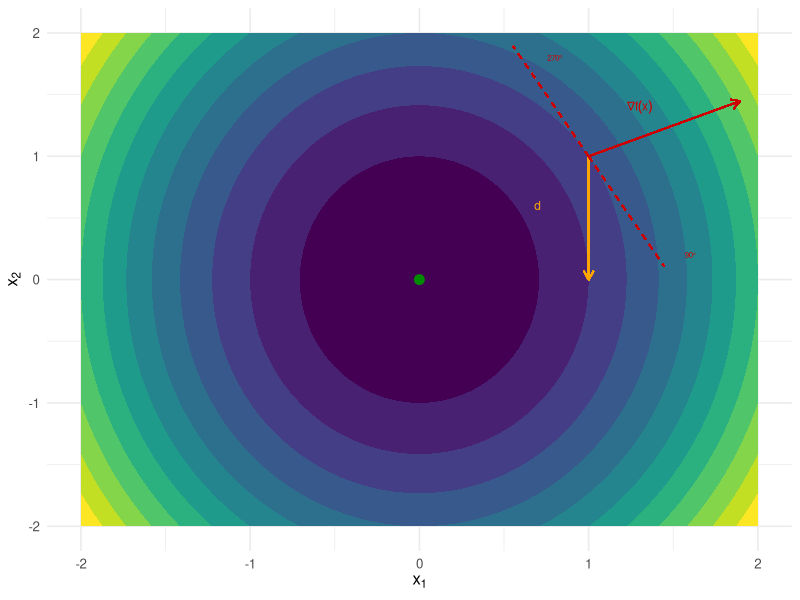

This chart was generated by the following R code:
# Used in: 01-gd.tex
#
# Visualizes a descent direction, the gradient, and the orthogonal contour direction
# on a two-dimensional quadratic objective.

set.seed(1L)

library(ggplot2)
library(grid)

quadratic_fun = function(x1, x2) {
  2 * x1^2 + x2^2
}

compute_grid_data = function(x_range, y_range, objective_fun) {
  grid_data = expand.grid(x1 = x_range, x2 = y_range)
  grid_data$z = mapply(objective_fun, grid_data$x1, grid_data$x2)
  grid_data
}

build_contour_plot = function(grid_data) {
  ggplot(grid_data, aes(x = x1, y = x2, z = z)) +
    geom_contour_filled() +
    geom_point(
      data = data.frame(x1 = 0, x2 = 0),
      aes(x = x1, y = x2),
      colour = "green4",
      size = 3,
      inherit.aes = FALSE
    ) +
    labs(x = expression(x[1]), y = expression(x[2])) +
    guides(fill = "none") +
    theme_minimal(base_size = 12)
}

grid_data = compute_grid_data(
  x_range = seq(-2, 2, by = 0.05),
  y_range = seq(-2, 2, by = 0.05),
  objective_fun = quadratic_fun
)

point = c(1, 1)
gradient_direction = c(4 * point[1], 2 * point[2])
gradient_direction = gradient_direction / sqrt(sum(gradient_direction^2))

orthogonal_direction = c(1, -gradient_direction[1] / gradient_direction[2])
orthogonal_direction = orthogonal_direction / sqrt(sum(orthogonal_direction^2))

descent_direction = c(0, -1)
arrow_style = arrow(length = unit(0.1, "inches"))

descent_plot = build_contour_plot(grid_data) +
  geom_segment(
    aes(
      x = point[1],
      y = point[2],
      xend = point[1] + descent_direction[1],
      yend = point[2] + descent_direction[2]
    ),
    arrow = arrow_style,
    colour = "orange"
  ) +
  annotate(
    "text",
    x = point[1] - 0.3,
    y = point[2] - 0.4,
    label = "d",
    parse = TRUE,
    colour = "orange",
    size = 3
  ) +
  geom_segment(
    aes(
      x = point[1],
      y = point[2],
      xend = point[1] + gradient_direction[1],
      yend = point[2] + gradient_direction[2]
    ),
    arrow = arrow_style,
    colour = "red3"
  ) +
  annotate(
    "text",
    x = point[1] + 0.3,
    y = point[2] + 0.4,
    label = "nabla * f(x)",
    parse = TRUE,
    colour = "red3",
    size = 3
  ) +
  geom_segment(
    aes(
      x = point[1],
      y = point[2],
      xend = point[1] - orthogonal_direction[1],
      yend = point[2] - orthogonal_direction[2]
    ),
    colour = "red3",
    linetype = "dashed"
  ) +
  geom_segment(
    aes(
      x = point[1],
      y = point[2],
      xend = point[1] + orthogonal_direction[1],
      yend = point[2] + orthogonal_direction[2]
    ),
    colour = "red3",
    linetype = "dashed"
  ) +
  annotate("text", x = point[1] + 0.6, y = point[2] - 0.8, label = "90°", colour = "red3", size = 2) +
  annotate("text", x = point[1] - 0.2, y = point[2] + 0.8, label = "270°", colour = "red3", size = 2)

if (interactive()) {
  print(descent_plot)
}

ggsave(
  filename = "../figure/descent_direction.pdf",
  plot = descent_plot,
  width = 3,
  height = 3
)
